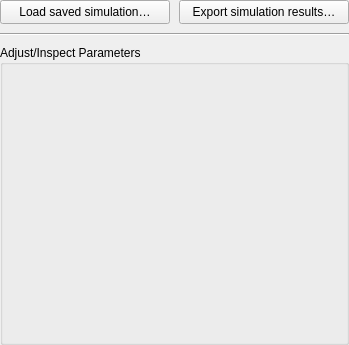
<?xml version="1.0" encoding="UTF-8"?>
<ui version="4.0">
 <class>Form</class>
 <widget class="QWidget" name="Form">
  <property name="geometry">
   <rect>
    <x>0</x>
    <y>0</y>
    <width>349</width>
    <height>345</height>
   </rect>
  </property>
  <property name="windowTitle">
   <string>Form</string>
  </property>
  <layout class="QVBoxLayout" name="verticalLayout" stretch="0,0,1">
   <property name="spacing">
    <number>9</number>
   </property>
   <property name="leftMargin">
    <number>0</number>
   </property>
   <property name="topMargin">
    <number>0</number>
   </property>
   <property name="rightMargin">
    <number>0</number>
   </property>
   <property name="bottomMargin">
    <number>0</number>
   </property>
   <item>
    <layout class="QHBoxLayout" name="horizontalLayout">
     <item>
      <widget class="QPushButton" name="btnImportResults">
       <property name="minimumSize">
        <size>
         <width>0</width>
         <height>24</height>
        </size>
       </property>
       <property name="text">
        <string>Load saved simulation…</string>
       </property>
      </widget>
     </item>
     <item>
      <widget class="QPushButton" name="btnExportResults">
       <property name="minimumSize">
        <size>
         <width>0</width>
         <height>24</height>
        </size>
       </property>
       <property name="text">
        <string>Export simulation results…</string>
       </property>
      </widget>
     </item>
    </layout>
   </item>
   <item>
    <widget class="Line" name="line">
     <property name="orientation">
      <enum>Qt::Horizontal</enum>
     </property>
    </widget>
   </item>
   <item>
    <widget class="QGroupBox" name="grpRangeParameters">
     <property name="enabled">
      <bool>true</bool>
     </property>
     <property name="title">
      <string>Adjust/Inspect Parameters</string>
     </property>
     <layout class="QVBoxLayout" name="verticalLayout_3">
      <item>
       <widget class="MultivaluesEditWidget" name="multivaluesEdit" native="true">
        <property name="minimumSize">
         <size>
          <width>0</width>
          <height>160</height>
         </size>
        </property>
       </widget>
      </item>
     </layout>
    </widget>
   </item>
  </layout>
 </widget>
 <customwidgets>
  <customwidget>
   <class>MultivaluesEditWidget</class>
   <extends>QWidget</extends>
   <header>frcpredict.ui</header>
   <container>1</container>
  </customwidget>
 </customwidgets>
 <tabstops>
  <tabstop>btnImportResults</tabstop>
  <tabstop>btnExportResults</tabstop>
 </tabstops>
 <resources/>
 <connections/>
</ui>
